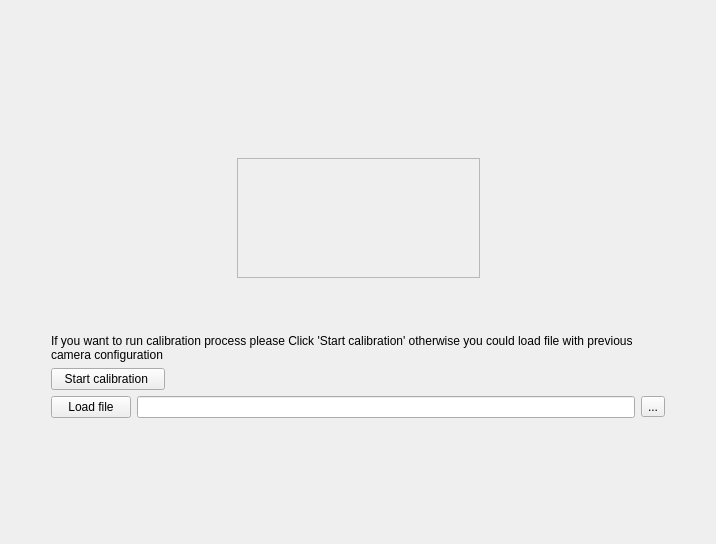
              <widget class="QWidget" name="initPage">
               <layout class="QGridLayout" name="gridLayout_23">
                <item row="0" column="0">
                 <spacer name="verticalSpacer_7">
                  <property name="orientation">
                   <enum>Qt::Vertical</enum>
                  </property>
                  <property name="sizeHint" stdset="0">
                   <size>
                    <width>20</width>
                    <height>147</height>
                   </size>
                  </property>
                 </spacer>
                </item>
                <item row="1" column="0">
                 <layout class="QHBoxLayout" name="horizontalLayout_22">
                  <item>
                   <spacer name="horizontalSpacer_16">
                    <property name="orientation">
                     <enum>Qt::Horizontal</enum>
                    </property>
                    <property name="sizeHint" stdset="0">
                     <size>
                      <width>40</width>
                      <height>20</height>
                     </size>
                    </property>
                   </spacer>
                  </item>
                  <item>
                   <widget class="QFrame" name="frame_6">
                    <property name="frameShape">
                     <enum>QFrame::StyledPanel</enum>
                    </property>
                    <property name="frameShadow">
                     <enum>QFrame::Plain</enum>
                    </property>
                    <layout class="QHBoxLayout" name="horizontalLayout_21">
                     <item>
                      <widget class="QLabel" name="label_34">
                       <property name="enabled">
                        <bool>true</bool>
                       </property>
                       <property name="sizePolicy">
                        <sizepolicy hsizetype="Fixed" vsizetype="Fixed">
                         <horstretch>0</horstretch>
                         <verstretch>0</verstretch>
                        </sizepolicy>
                       </property>
                       <property name="minimumSize">
                        <size>
                         <width>100</width>
                         <height>100</height>
                        </size>
                       </property>
                       <property name="maximumSize">
                        <size>
                         <width>100</width>
                         <height>100</height>
                        </size>
                       </property>
                       <property name="text">
                        <string/>
                       </property>
                       <property name="pixmap">
                        <pixmap>resources/iconCamera_big.png</pixmap>
                       </property>
                       <property name="scaledContents">
                        <bool>true</bool>
                       </property>
                      </widget>
                     </item>
                     <item>
                      <widget class="QLabel" name="label_54">
                       <property name="sizePolicy">
                        <sizepolicy hsizetype="Fixed" vsizetype="Fixed">
                         <horstretch>0</horstretch>
                         <verstretch>0</verstretch>
                        </sizepolicy>
                       </property>
                       <property name="text">
                        <string/>
                       </property>
                       <property name="pixmap">
                        <pixmap>resources/iconDashedLine.png</pixmap>
                       </property>
                       <property name="scaledContents">
                        <bool>true</bool>
                       </property>
                      </widget>
                     </item>
                     <item>
                      <widget class="QLabel" name="label_55">
                       <property name="sizePolicy">
                        <sizepolicy hsizetype="Fixed" vsizetype="Fixed">
                         <horstretch>0</horstretch>
                         <verstretch>0</verstretch>
                        </sizepolicy>
                       </property>
                       <property name="text">
                        <string/>
                       </property>
                       <property name="pixmap">
                        <pixmap>resources/iconDashedLine.png</pixmap>
                       </property>
                       <property name="scaledContents">
                        <bool>true</bool>
                       </property>
                      </widget>
                     </item>
                     <item>
                      <widget class="QLabel" name="label_33">
                       <property name="sizePolicy">
                        <sizepolicy hsizetype="Fixed" vsizetype="Fixed">
                         <horstretch>0</horstretch>
                         <verstretch>0</verstretch>
                        </sizepolicy>
                       </property>
                       <property name="minimumSize">
                        <size>
                         <width>91</width>
                         <height>81</height>
                        </size>
                       </property>
                       <property name="maximumSize">
                        <size>
                         <width>91</width>
                         <height>81</height>
                        </size>
                       </property>
                       <property name="text">
                        <string/>
                       </property>
                       <property name="pixmap">
                        <pixmap>resources/iconCalib.png</pixmap>
                       </property>
                       <property name="scaledContents">
                        <bool>true</bool>
                       </property>
                      </widget>
                     </item>
                    </layout>
                   </widget>
                  </item>
                  <item>
                   <spacer name="horizontalSpacer_17">
                    <property name="orientation">
                     <enum>Qt::Horizontal</enum>
                    </property>
                    <property name="sizeHint" stdset="0">
                     <size>
                      <width>40</width>
                      <height>20</height>
                     </size>
                    </property>
                   </spacer>
                  </item>
                 </layout>
                </item>
                <item row="2" column="0">
                 <spacer name="verticalSpacer_6">
                  <property name="orientation">
                   <enum>Qt::Vertical</enum>
                  </property>
                  <property name="sizeType">
                   <enum>QSizePolicy::Fixed</enum>
                  </property>
                  <property name="sizeHint" stdset="0">
                   <size>
                    <width>20</width>
                    <height>50</height>
                   </size>
                  </property>
                 </spacer>
                </item>
                <item row="3" column="0">
                 <layout class="QHBoxLayout" name="horizontalLayout_33">
                  <item>
                   <spacer name="horizontalSpacer_18">
                    <property name="orientation">
                     <enum>Qt::Horizontal</enum>
                    </property>
                    <property name="sizeHint" stdset="0">
                     <size>
                      <width>40</width>
                      <height>20</height>
                     </size>
                    </property>
                   </spacer>
                  </item>
                  <item>
                   <layout class="QGridLayout" name="gridLayout_31">
                    <item row="0" column="0">
                     <widget class="QLabel" name="label_67">
                      <property name="text">
                       <string>If you want to run calibration process please Click 'Start calibration' otherwise you could load file with previous
camera configuration</string>
                      </property>
                     </widget>
                    </item>
                    <item row="2" column="0">
                     <layout class="QHBoxLayout" name="horizontalLayout_32">
                      <item>
                       <layout class="QHBoxLayout" name="horizontalLayout_19">
                        <item>
                         <widget class="QPushButton" name="btnLoadCameraConfig">
                          <property name="text">
                           <string>Load file</string>
                          </property>
                         </widget>
                        </item>
                        <item>
                         <widget class="QLineEdit" name="lineEdit_CameraConfigFile"/>
                        </item>
                        <item>
                         <widget class="QToolButton" name="btnCameraConfigHier">
                          <property name="text">
                           <string>...</string>
                          </property>
                         </widget>
                        </item>
                       </layout>
                      </item>
                     </layout>
                    </item>
                    <item row="1" column="0">
                     <layout class="QHBoxLayout" name="horizontalLayout_20">
                      <item>
                       <widget class="QPushButton" name="btnStartCalibSeq">
                        <property name="sizePolicy">
                         <sizepolicy hsizetype="Fixed" vsizetype="Fixed">
                          <horstretch>0</horstretch>
                          <verstretch>0</verstretch>
                         </sizepolicy>
                        </property>
                        <property name="minimumSize">
                         <size>
                          <width>114</width>
                          <height>0</height>
                         </size>
                        </property>
                        <property name="text">
                         <string>Start calibration </string>
                        </property>
                       </widget>
                      </item>
                      <item>
                       <spacer name="horizontalSpacer_15">
                        <property name="orientation">
                         <enum>Qt::Horizontal</enum>
                        </property>
                        <property name="sizeHint" stdset="0">
                         <size>
                          <width>500</width>
                          <height>17</height>
                         </size>
                        </property>
                       </spacer>
                      </item>
                     </layout>
                    </item>
                   </layout>
                  </item>
                  <item>
                   <spacer name="horizontalSpacer_26">
                    <property name="orientation">
                     <enum>Qt::Horizontal</enum>
                    </property>
                    <property name="sizeHint" stdset="0">
                     <size>
                      <width>40</width>
                      <height>20</height>
                     </size>
                    </property>
                   </spacer>
                  </item>
                 </layout>
                </item>
                <item row="4" column="0">
                 <spacer name="verticalSpacer_12">
                  <property name="orientation">
                   <enum>Qt::Vertical</enum>
                  </property>
                  <property name="sizeHint" stdset="0">
                   <size>
                    <width>20</width>
                    <height>115</height>
                   </size>
                  </property>
                 </spacer>
                </item>
               </layout>
              </widget>
